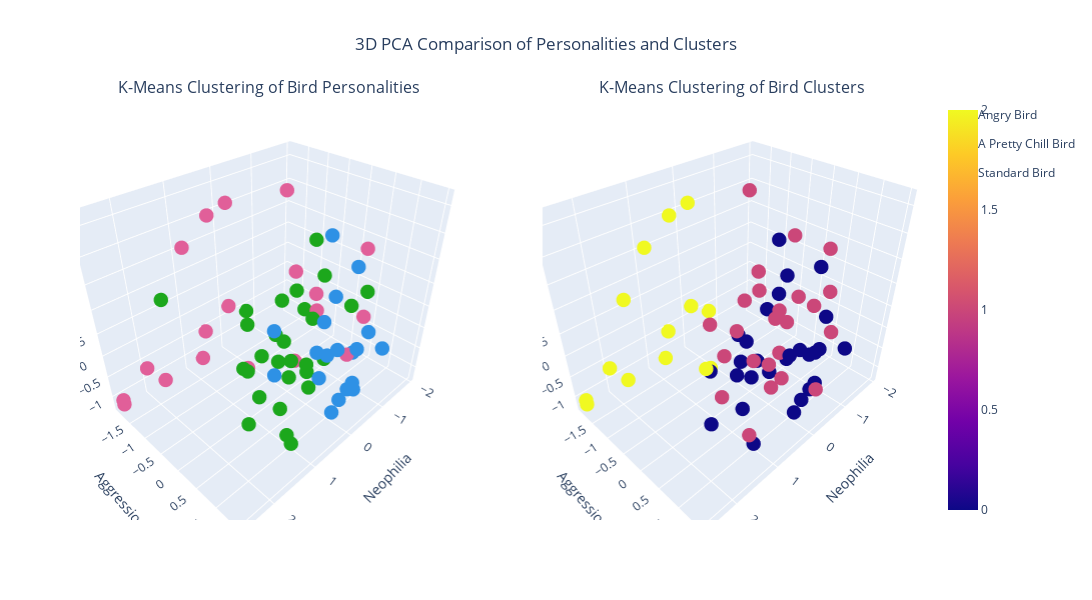

The code cell stored with this chart in its notebook:
### Code cell
# Assuming X is your DataFrame with columns ['Neophilia', 'Aggression', 'Exploration', 'Personality', 'Cluster']

# Create a 3D scatter plot for Personality
fig1 = px.scatter_3d(X, x='Neophilia', y='Aggression', z='Exploration', color='Personality',
                     color_discrete_sequence=px.colors.qualitative.Dark24, size_max=10)
fig1.update_traces(marker=dict(size=5))

# Create a 3D scatter plot for Cluster
fig2 = px.scatter_3d(X, x='Neophilia', y='Aggression', z='Exploration', color='Cluster',
                     color_discrete_sequence=px.colors.qualitative.Dark24, size_max=10)
fig2.update_traces(marker=dict(size=5))

# Customize layout for subplots
fig = make_subplots(rows=1, cols=2, 
                    specs=[[{'type': 'scatter3d'}, {'type': 'scatter3d'}]], 
                    subplot_titles=("K-Means Clustering of Bird Personalities", 
                                    "K-Means Clustering of Bird Clusters"))

# Add first plot to the subplot
fig.add_traces(fig1.data, rows=1, cols=1)

# Add second plot to the subplot
fig.add_traces(fig2.data, rows=1, cols=2)

# Update layout
fig.update_layout(scene=dict(
                        xaxis_title='Neophilia',
                        yaxis_title='Aggression',
                        zaxis_title='Exploration'),
                  scene2=dict(
                        xaxis_title='Neophilia',
                        yaxis_title='Aggression',
                        zaxis_title='Exploration'),
                  height=600, width=1200, title_text="3D PCA Comparison of Personalities and Clusters", 
                  title_x=0.5)

# Show the plot
fig.show()

### Figure 1 — Plotly figure (JSON) as saved in the notebook; plotly's stock layout.template omitted (floating-point values rounded to 4 significant figures)
{"data": [{"hovertemplate": "Personality=Angry Bird<br>Neophilia=%{x}<br>Aggression=%{y}<br>Exploration=%{z}<extra></extra>", "legendgroup": "Angry Bird", "marker": {"color": "#2E91E5", "size": 5, "symbol": "circle"}, "mode": "markers", "name": "Angry Bird", "scene": "scene", "showlegend": true, "type": "scatter3d", "x": [0.834, -0.9241, -1.204, -0.4834, -0.3259, -0.6502, -0.1608, -0.1515, -0.7917, -1.941, -0.2581, -0.2795, -0.00466, -0.08574, -1.445, 0.7799, -0.3696, -0.8063, -1.018, -0.1758], "y": [0.4328, 0.7276, 0.7231, 0.7718, 0.7461, 0.9699, 0.6682, 1.42, 0.9224, 0.4842, 0.4753, 0.6992, 1.114, 1.189, 0.4757, 0.3919, 1.245, 1.492, 0.04605, 0.6311], "z": [0.8703, 1.463, -0.5308, -0.09971, 1.14, -1.07, 0.6547, -0.423, -1.177, -0.6386, -0.2074, -0.1536, -1.124, -0.8003, -0.908, -0.1536, -0.5308, 0.1697, 1.786, -0.6925]}, {"hovertemplate": "Personality=A Pretty Chill Bird<br>Neophilia=%{x}<br>Aggression=%{y}<br>Exploration=%{z}<extra></extra>", "legendgroup": "A Pretty Chill Bird", "marker": {"color": "#E15F99", "size": 5, "symbol": "circle"}, "mode": "markers", "name": "A Pretty Chill Bird", "scene": "scene", "showlegend": true, "type": "scatter3d", "x": [0.2447, -0.456, -0.6331, 0.3288, 0.4965, 1.598, -0.3936, 1.954, -0.5253, 2.559, -0.2092, 0.8585, 2.559, -0.6102, 0.6303, -1.669, -1.308, -0.1529, -1.315], "y": [-1.892, -0.2374, 0.1123, -0.7929, -1.892, -1.892, -0.4908, -1.892, -0.3461, -1.892, -1.892, -1.892, -1.892, 0.0943, -1.892, 0.4879, 0.4325, -1.892, 0.617], "z": [1.948, -0.962, 0.3852, -1.016, -0.5847, -1.231, 2.648, -0.6925, 1.086, -1.124, 2.056, 1.517, -1.231, 0.7624, -1.231, -0.09977, -0.908, -0.2614, 1.625]}, {"hovertemplate": "Personality=Standard Bird<br>Neophilia=%{x}<br>Aggression=%{y}<br>Exploration=%{z}<extra></extra>", "legendgroup": "Standard Bird", "marker": {"color": "#1CA71C", "size": 5, "symbol": "circle"}, "mode": "markers", "name": "Standard Bird", "scene": "scene", "showlegend": true, "type": "scatter3d", "x": [0.1797, -0.9933, -0.7968, 1.336, -0.5393, 0.2509, 1.248, 1.441, -0.6502, -0.3693, 0.9995, 0.7575, -0.05959, 0.7808, -0.4688, 0.2069, 2.227, 1.059, -0.1551, 0.2942, -0.2383, -0.3806, -0.65, -0.9354, 1.602, -0.722, 1.297, -1.215], "y": [0.04281, -1.302, -0.3267, 1.324, 1.21, 0.2961, 0.2028, 0.3411, 0.2259, 0.2196, -0.05449, 0.5182, 0.4008, -0.2697, 0.08371, 0.2139, -0.5479, 0.3699, 0.4083, 0.01783, -0.415, 0.229, -1.892, -0.6713, 1.463, 0.2999, 0.5487, 0.4769], "z": [0.06201, -1.177, 0.1158, -0.6925, 1.355, -0.2075, -1.177, 0.3853, 1.194, 2.002, -0.2075, -0.9081, -0.423, 0.6008, -1.07, -0.6925, 1.679, 0.4392, -1.07, -0.3692, 0.5469, 0.3853, -0.6386, 0.3313, -0.1536, -0.7464, -0.2075, 0.3852]}, {"hovertemplate": "Neophilia=%{x}<br>Aggression=%{y}<br>Exploration=%{z}<br>Cluster=%{marker.color}<extra></extra>", "legendgroup": "", "marker": {"color": [1, 0, 2, 0, 0, 1, 2, 2, 0, 0, 0, 1, 1, 0, 2, 0, 0, 0, 2, 1, 0, 0, 0, 1, 0, 1, 1, 1, 0, 0, 1, 0, 2, 1, 1, 2, 1, 0, 2, 1, 2, 2, 1, 0, 1, 2, 0, 0, 1, 0, 2, 0, 0, 2, 0, 1, 0, 1, 1, 0, 1, 0, 0, 1, 1, 2, 1], "coloraxis": "coloraxis", "size": 5, "symbol": "circle"}, "mode": "markers", "name": "", "scene": "scene2", "showlegend": false, "type": "scatter3d", "x": [0.834, -0.9241, 0.2447, 0.1797, -0.456, -0.6331, 0.3288, 0.4965, -0.9933, -0.7968, 1.336, -0.5393, 0.2509, 1.248, 1.441, -0.6502, -1.204, -0.4834, 1.598, -0.3936, -0.3693, 0.9995, 0.7575, -0.3259, -0.6502, -0.05959, 0.7808, -0.1608, -0.4688, 0.2069, -0.1515, -0.7917, 2.227, -1.941, -0.2581, 1.954, -0.5253, -0.2795, 2.559, 1.059, -0.2092, 0.8585, -0.1551, 0.2942, -0.2383, 2.559, -0.6102, -0.00466, -0.3806, -0.08574, 0.6303, -1.445, 0.7799, -0.65, -0.3696, -0.9354, -0.8063, 1.602, -1.018, -0.722, -0.1758, -1.669, -1.308, 1.297, -1.215, -0.1529, -1.315], "y": [0.4328, 0.7276, -1.892, 0.04281, -0.2374, 0.1123, -0.7929, -1.892, -1.302, -0.3267, 1.324, 1.21, 0.2961, 0.2028, 0.3411, 0.2259, 0.7231, 0.7718, -1.892, -0.4908, 0.2196, -0.05449, 0.5182, 0.7461, 0.9699, 0.4008, -0.2697, 0.6682, 0.08371, 0.2139, 1.42, 0.9224, -0.5479, 0.4842, 0.4753, -1.892, -0.3461, 0.6992, -1.892, 0.3699, -1.892, -1.892, 0.4083, 0.01783, -0.415, -1.892, 0.0943, 1.114, 0.229, 1.189, -1.892, 0.4757, 0.3919, -1.892, 1.245, -0.6713, 1.492, 1.463, 0.04605, 0.2999, 0.6311, 0.4879, 0.4325, 0.5487, 0.4769, -1.892, 0.617], "z": [0.8703, 1.463, 1.948, 0.06201, -0.962, 0.3852, -1.016, -0.5847, -1.177, 0.1158, -0.6925, 1.355, -0.2075, -1.177, 0.3853, 1.194, -0.5308, -0.09971, -1.231, 2.648, 2.002, -0.2075, -0.9081, 1.14, -1.07, -0.423, 0.6008, 0.6547, -1.07, -0.6925, -0.423, -1.177, 1.679, -0.6386, -0.2074, -0.6925, 1.086, -0.1536, -1.124, 0.4392, 2.056, 1.517, -1.07, -0.3692, 0.5469, -1.231, 0.7624, -1.124, 0.3853, -0.8003, -1.231, -0.908, -0.1536, -0.6386, -0.5308, 0.3313, 0.1697, -0.1536, 1.786, -0.7464, -0.6925, -0.09977, -0.908, -0.2075, 0.3852, -0.2614, 1.625]}], "layout": {"annotations": [{"font": {"size": 16}, "showarrow": false, "text": "K-Means Clustering of Bird Personalities", "x": 0.225, "xanchor": "center", "xref": "paper", "y": 1, "yanchor": "bottom", "yref": "paper"}, {"font": {"size": 16}, "showarrow": false, "text": "K-Means Clustering of Bird Clusters", "x": 0.775, "xanchor": "center", "xref": "paper", "y": 1, "yanchor": "bottom", "yref": "paper"}], "height": 600, "scene": {"domain": {"x": [0, 0.45], "y": [0, 1]}, "xaxis": {"title": {"text": "Neophilia"}}, "yaxis": {"title": {"text": "Aggression"}}, "zaxis": {"title": {"text": "Exploration"}}}, "scene2": {"domain": {"x": [0.55, 1], "y": [0, 1]}, "xaxis": {"title": {"text": "Neophilia"}}, "yaxis": {"title": {"text": "Aggression"}}, "zaxis": {"title": {"text": "Exploration"}}}, "title": {"text": "3D PCA Comparison of Personalities and Clusters", "x": 0.5}, "width": 1200}}
